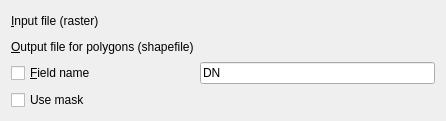
<?xml version="1.0" encoding="UTF-8"?>
<ui version="4.0">
 <class>GdalToolsWidget</class>
 <widget class="QWidget" name="GdalToolsWidget">
  <property name="geometry">
   <rect>
    <x>0</x>
    <y>0</y>
    <width>446</width>
    <height>121</height>
   </rect>
  </property>
  <property name="sizePolicy">
   <sizepolicy hsizetype="Expanding" vsizetype="Preferred">
    <horstretch>0</horstretch>
    <verstretch>0</verstretch>
   </sizepolicy>
  </property>
  <property name="windowTitle">
   <string>Polygonize (Raster to vector)</string>
  </property>
  <layout class="QGridLayout" name="gridLayout">
   <item row="0" column="0">
    <widget class="QLabel" name="label">
     <property name="text">
      <string>&amp;Input file (raster)</string>
     </property>
     <property name="buddy">
      <cstring>inSelector</cstring>
     </property>
    </widget>
   </item>
   <item row="0" column="1">
    <widget class="GdalToolsInOutSelector" name="inSelector" native="true"/>
   </item>
   <item row="1" column="0">
    <widget class="QLabel" name="label_2">
     <property name="text">
      <string>&amp;Output file for polygons (shapefile)</string>
     </property>
     <property name="buddy">
      <cstring>outSelector</cstring>
     </property>
    </widget>
   </item>
   <item row="1" column="1">
    <widget class="GdalToolsInOutSelector" name="outSelector" native="true"/>
   </item>
   <item row="2" column="0">
    <widget class="QCheckBox" name="fieldCheck">
     <property name="text">
      <string>&amp;Field name</string>
     </property>
    </widget>
   </item>
   <item row="2" column="1">
    <widget class="QLineEdit" name="fieldEdit">
     <property name="text">
      <string>DN</string>
     </property>
    </widget>
   </item>
   <item row="3" column="0">
    <widget class="QCheckBox" name="maskCheck">
     <property name="text">
      <string>Use mask</string>
     </property>
    </widget>
   </item>
   <item row="3" column="1">
    <widget class="GdalToolsInOutSelector" name="maskSelector" native="true"/>
   </item>
  </layout>
 </widget>
 <customwidgets>
  <customwidget>
   <class>GdalToolsInOutSelector</class>
   <extends>QWidget</extends>
   <header>inOutSelector</header>
   <container>1</container>
  </customwidget>
 </customwidgets>
 <resources/>
 <connections/>
</ui>
